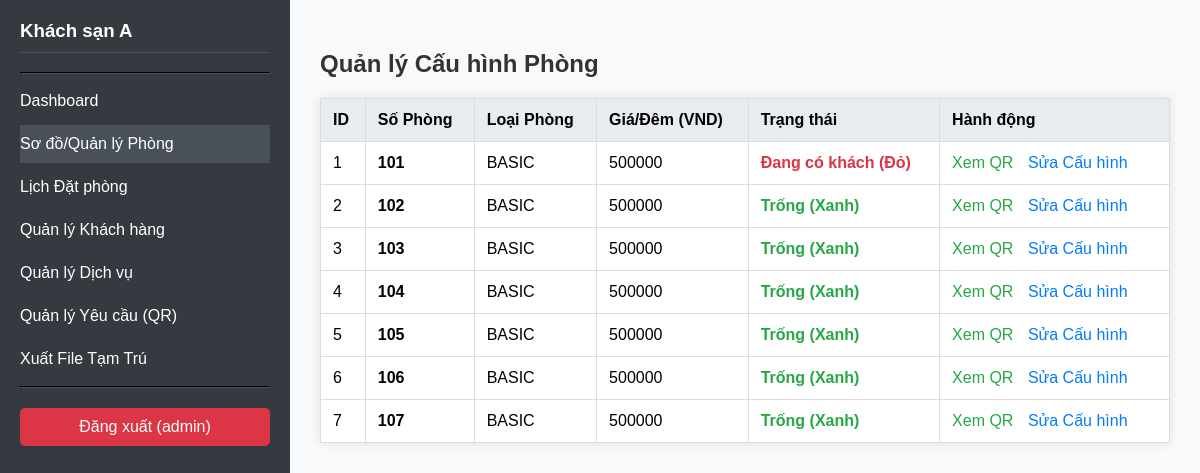
/rooms/manage/ (signed in), run on an earlier commit of the app's database.
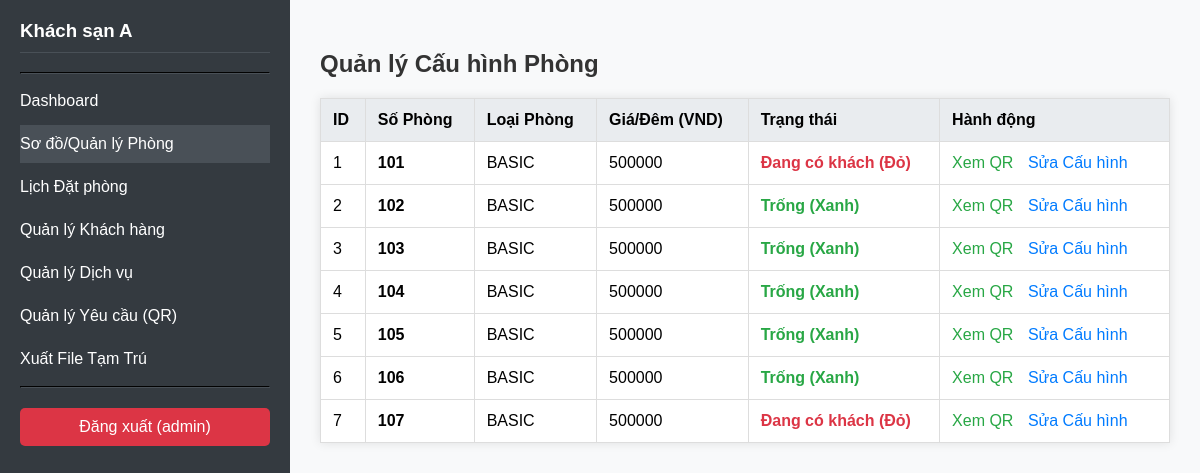
And on a later commit of the database.
### pms/models.py (models this page shows, shortened)
class Room(models.Model):
    hotel = models.ForeignKey(Hotel, on_delete=models.CASCADE, verbose_name="Khách sạn")
    room_number = models.CharField(max_length=10, unique=True, verbose_name="Số Phòng")
    room_type = models.CharField(max_length=50, verbose_name="Loại Phòng")
    price_per_night = models.DecimalField(max_digits=10, decimal_places=0, default=500000, verbose_name="Giá/Đêm")
    STATUS_CHOICES = [
        ('Vacant', 'Trống (Xanh)'),
        ('Dirty', 'Cần dọn (Xám)'),
        ('Occupied', 'Đang có khách (Đỏ)'),
        ('Booked', 'Đã đặt (Vàng)'),
    ]
    status = models.CharField(max_length=20, choices=STATUS_CHOICES, default='Vacant', verbose_name="Trạng thái")
    class Meta:
        verbose_name = "2. Phòng"
        verbose_name_plural = "2. Quản lý Phòng"
        ordering = ['room_number']

### pms/views.py (the view)
# urls.py: path('rooms/manage/', views.manage_rooms, name='manage-rooms'),
@login_required
def manage_rooms(request):
    rooms = Room.objects.all().order_by('room_number')
    context = {
        'page_title': 'Quản lý Cấu hình Phòng',
        'rooms': rooms,
    }
    return render(request, 'pms/manage_rooms.html', context)

### pms/templates/pms/manage_rooms.html (shortened to what this page needs)
<!DOCTYPE html>
<html lang="vi">
  <head>
  </head>
  <body>
    <div class="sidebar">
      <h3>Khách sạn A</h3>
      <hr style="border-color: #495057;">
      <a href="{% url 'dashboard' %}">Dashboard</a>
      <a href="{% url 'manage-rooms' %}" style="background-color: #495057;">Sơ đồ/Quản lý Phòng</a>
      <a href="{% url 'reservation-calendar' %}">Lịch Đặt phòng</a>
      <a href="{% url 'manage-guests' %}">Quản lý Khách hàng</a> <a href="{% url 'manage-service-inventory' %}">Quản lý Dịch vụ</a>
      <a href="{% url 'manage-requests' %}">Quản lý Yêu cầu (QR)</a>
      <a href="{% url 'export-registry' %}">Xuất File Tạm Trú</a>
      <hr style="border-color: #495057;">
      <a href="{% url 'logout' %}" class="logout-link">Đăng xuất ({{ user.username }})</a>
    </div>
    <div class="content">
      <h2>{{ page_title }}</h2>
      <table>
        <thead>
          <tr>
            <th>ID</th>
            <th>Số Phòng</th>
            <th>Loại Phòng</th>
            <th>Giá/Đêm (VND)</th>
            <th>Trạng thái</th>
            <th>Hành động</th>
          </tr>
        </thead>
        <tbody>
          {% for room in rooms %}
          <tr>
            <td>{{ room.id }}</td>
            <td><strong>{{ room.room_number }}</strong></td>
            <td>{{ room.room_type }}</td>
            <td>{{ room.price_per_night|floatformat:0 }}</td>
            <td class="status-{{ room.status }}">{{ room.get_status_display }}</td>
            <td class="actions">
              <a href="{% url 'room-qr-code' room.id %}" style="color: #28a745; margin-right: 10px;">Xem QR</a>
              <a href="{% url 'room-edit' room.id %}">Sửa Cấu hình</a>
            </td>
          </tr>
          {% endfor %}
        </tbody>
      </table>
    </div>
  </body>
</html>

What changed in the data, as far as the page shows it:
changed Room id 7: status "Trống (Xanh)" → "Đang có khách (Đỏ)"
